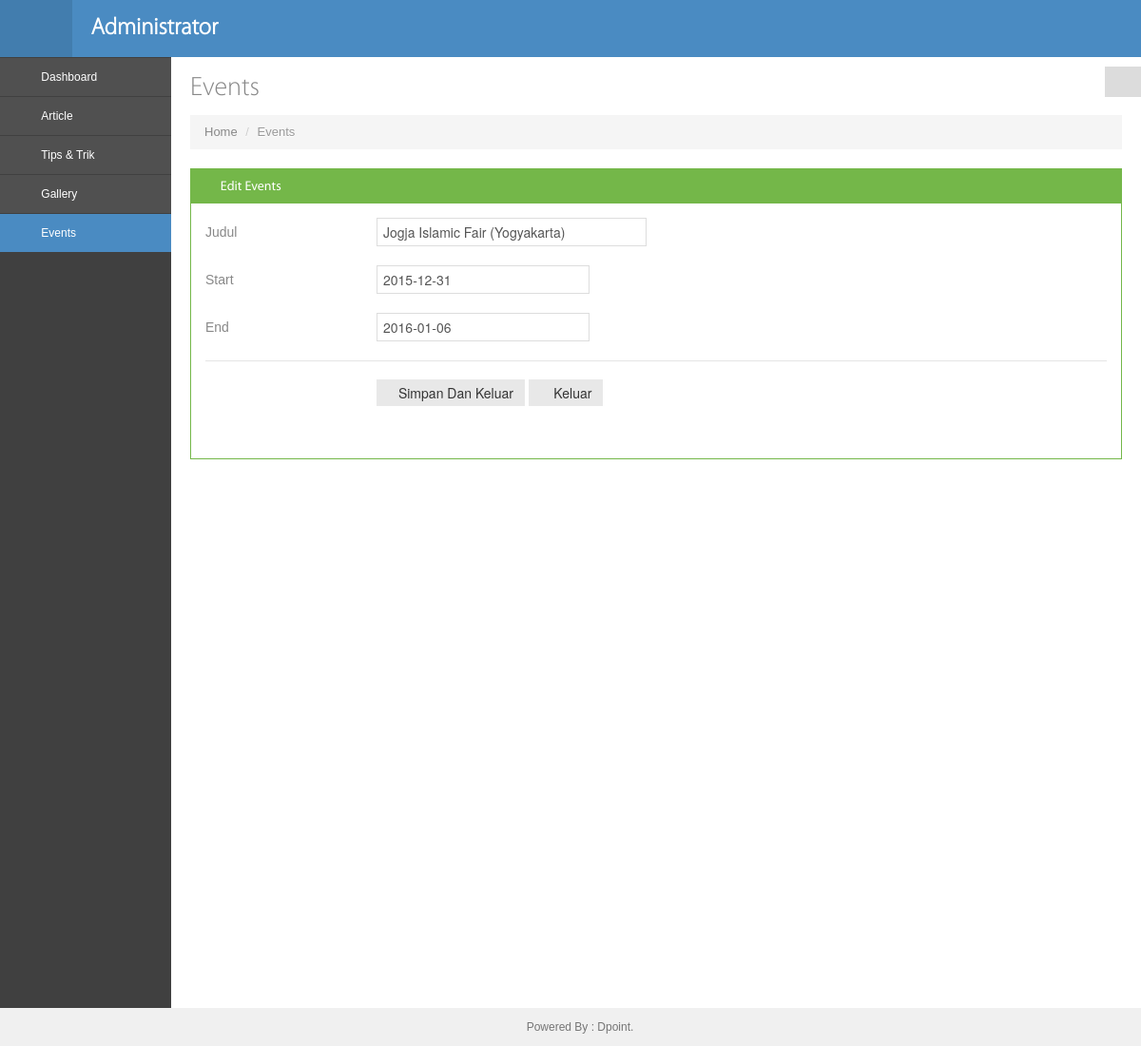
Page /administrator/edit_posting/edit_events.php?id=11 (signed in) on the committed database.
### tables this page shows
CREATE TABLE `events` (
  `id` int(11) NOT NULL,
  `title` varchar(255) NOT NULL,
  `start` date NOT NULL,
  `end` date DEFAULT NULL
);

### administrator/edit_posting/edit_events.php (the view, shortened to what this page needs)
<!DOCTYPE html>
<?php
include ('../aksi_admin/session.php');
?>
<head>
   <link href="../assets/bootstrap/css/bootstrap.min.css" rel="stylesheet" />
    <link href="../assets/bootstrap/css/bootstrap-responsive.min.css" rel="stylesheet" />
    <link href="../assets/bootstrap/css/bootstrap-fileupload.css" rel="stylesheet" />
    <link href="../assets/font-awesome/css/font-awesome.css" rel="stylesheet" />
    <link href="../css/style.css" rel="stylesheet" />
    <link href="../css/style-responsive.css" rel="stylesheet" />
    <link href="../css/style-default.css" rel="stylesheet" id="style_color" />
    <link href="../assets/ckeditor/content.css" rel="stylesheet" type="text/css"/>
    <link rel="stylesheet" href="../assets/css/bootstrap-fileupload.min.css" />  <meta charset="utf-8" />
    <link type="text/css" rel="stylesheet" href="../assets/development-bundle/themes/ui-lightness/ui.all.css" />
</head>
<body class="fixed-top">
   <div id="header" class="navbar navbar-inverse navbar-fixed-top">
       <div class="navbar-inner">
           <div class="container-fluid">
               <div class="sidebar-toggle-box hidden-phone">
                   <div class="icon-reorder"></div>
               </div>
               <a class="brand" href="dashboard.php">
                    <h3 class="sub-menu">Administrator</h3>
               </a>
             <div class="top-nav ">
                   <ul class="nav pull-right top-menu" >
                       <li class="dropdown mtop5">
                           <a class="dropdown-toggle element" data-placement="bottom" data-toggle="tooltip" href="../aksi_admin/aksi_logout.php" data-original-title="Keluar">
                               <i class="icon-off"></i>
                           </a>
                       </li>
                   </ul>
               </div>
           </div>
       </div>
   </div>
   <div id="container" class="row-fluid">
      <div class="sidebar-scroll">
          <div id="sidebar" class="nav-collapse collapse">
              <ul class="sidebar-menu">
                  <li class="sub-menu">
                      <a class="" href="../dashboard.php">
                          <i class="icon-dashboard"></i>
                          <span>Dashboard</span>
                      </a>
                  </li>
                     <li class="sub-menu">
                      <a href="../article.php" class="">
                          <i class="icon-book"></i>
                          <span>Article</span>
                      </a>
                  </li>
                  <li class="sub-menu">
                      <a href="../tips.php" class="">
                          <i class="icon-road"></i>
                          <span>Tips &amp; Trik </span>
                      </a>
                  </li>
                  <li class="sub-menu">
                      <a href="../gallery.php" class="">
                          <i class="icon-camera"></i>
                          <span>Gallery</span>
                      </a>
                  </li>
                    <li class="sub-menu active">
                      <a href="../events.php" class="">
                          <i class="icon-calendar"></i>
                          <span>Events</span>
                      </a>
                  </li>
              </ul>
          </div>
      </div>
      <div id="main-content">
         <div class="container-fluid">
            <div class="row-fluid">
               <div class="span12">
                   <div id="theme-change" class="hidden-phone">
                       <i class="icon-cogs"></i>
                   </div>
                   <h3 class="page-title">
                     Events
                   </h3>
                   <ul class="breadcrumb">
                       <li>
                           <a href="../dashboard.php">Home</a>
                           <span class="divider">/</span>
                       </li>
                       <li class="active">
                           Events
                       </li>
                   </ul>
               </div>
            </div>
           <div class="row-fluid">
                <div class="span12">
                    <div class="widget green">
                        <div class="widget-title">
                            <h4><i class="icon-reorder"></i> Edit Events</h4>
                            <span class="tools">
                            <a href="javascript:;" class="icon-chevron-down"></a>
                            </span>
                        </div>
                        <div class="widget-body">
                             <?php
                              $id = $_GET['id'];
                              $query = mysqli_query($connect, "select * from events where id='$id'") or die(mysqli_error());
                              $data = mysqli_fetch_array($query);
                              ?>
                            <form name="tambah_event" action="../aksi_admin/aksi_edit_events.php" class="form-horizontal" method="POST" enctype="multipart/form-data">
                                <div class="control-group">
                                    <label class="control-label">Judul</label>
                                    <div class="controls">
                                        <input type="text" value="<?php echo $data['title'] ?>" class="input-xlarge"  name="judul" />
                                    </div>
                                </div>
                                <div class="control-group">
                                    <label class="control-label">Start</label>
                                    <div class="controls">
                                        <input type="text" value="<?php echo $data['start'] ?>" class="input-large"  name="start" id="datestart" />
                                    </div>
                                </div>
                                <div class="control-group">
                                    <label class="control-label">End</label>
                                    <div class="controls">
                                        <input type="text" value="<?php echo $data['end'] ?>"class="input-large"  name="end" id="dateend" />
                                    </div>
                                </div>
                                <div class="form-actions">
                                    <button type="submit" name="simpan" class="btn blue"><i class="icon-ok"></i>Simpan Dan Keluar</button>
                                    <a href="../events.php"><button type="button" class="btn"><i class=" icon-remove"></i> Keluar</button></a>
                                </div>
                            </form>
                        </div>
                    </div>
                </div>
            </div>
         </div>
      </div>
   </div>
   <div id="footer">
       Powered By : Dpoint.
   </div>
</body>
</html>

### administrator/css/style-responsive.css (style rules this page uses)
@media (min-width: 980px) { #sidebar { position: absolute; width: 180px; } }
@media (min-width: 980px) { #sidebar ul { margin-top:1px !important; width: 100%; } }
@media (min-width: 980px) { #main-content { margin-top: 0px !important; } }
@media (min-width: 980px) { .fixed-top #main-content { margin-top: 20px; } }

### administrator/css/style-default.css (style rules this page uses)
body { color: #888888; }
a, a:hover { text-shadow: none !important; color: #4a8bc2; }
#header.navbar-inverse .navbar-inner { background-color: #4a8bc2; background-image: -moz-linear-gradient(top, #4a8bc2, #4a8bc2); background-image: -webkit-gradient(linear, 0 0, 0 100%, from(#4a8bc2), to(#4a8bc2)); background-image: -webkit-linear-gradient(top, #4a8bc2, #4a8bc2); background-image: -o-linear-gradient(top, #4a8bc2, #4a8bc2); background-image: linear-gradient(to bottom, #4a8bc2, #4a8bc2); background-repeat: repeat-x; border-color: #4a8bc2; color: #fff; filter: progid:DXImageTransform.Microsoft.gradient(startColorstr='#ff4a8bc2', endColorstr='#ff4a8bc2', GradientType=0); }
.sidebar-toggle-box { background: #427dae; color: #fff; }
#sidebar > ul > li > a { color: #fff !important; }
#sidebar > ul > li a i { color: #fff !important; display: inline-block; }
#sidebar > ul > li.active > a, #sidebar > ul > li >a:hover, #sidebar > ul > li:hover>a { background: #4a8bc2; }

### rows in the picture
events: judul "Jogja Islamic Fair (Yogyakarta)", start "2015-12-31", end "2016-01-06"
